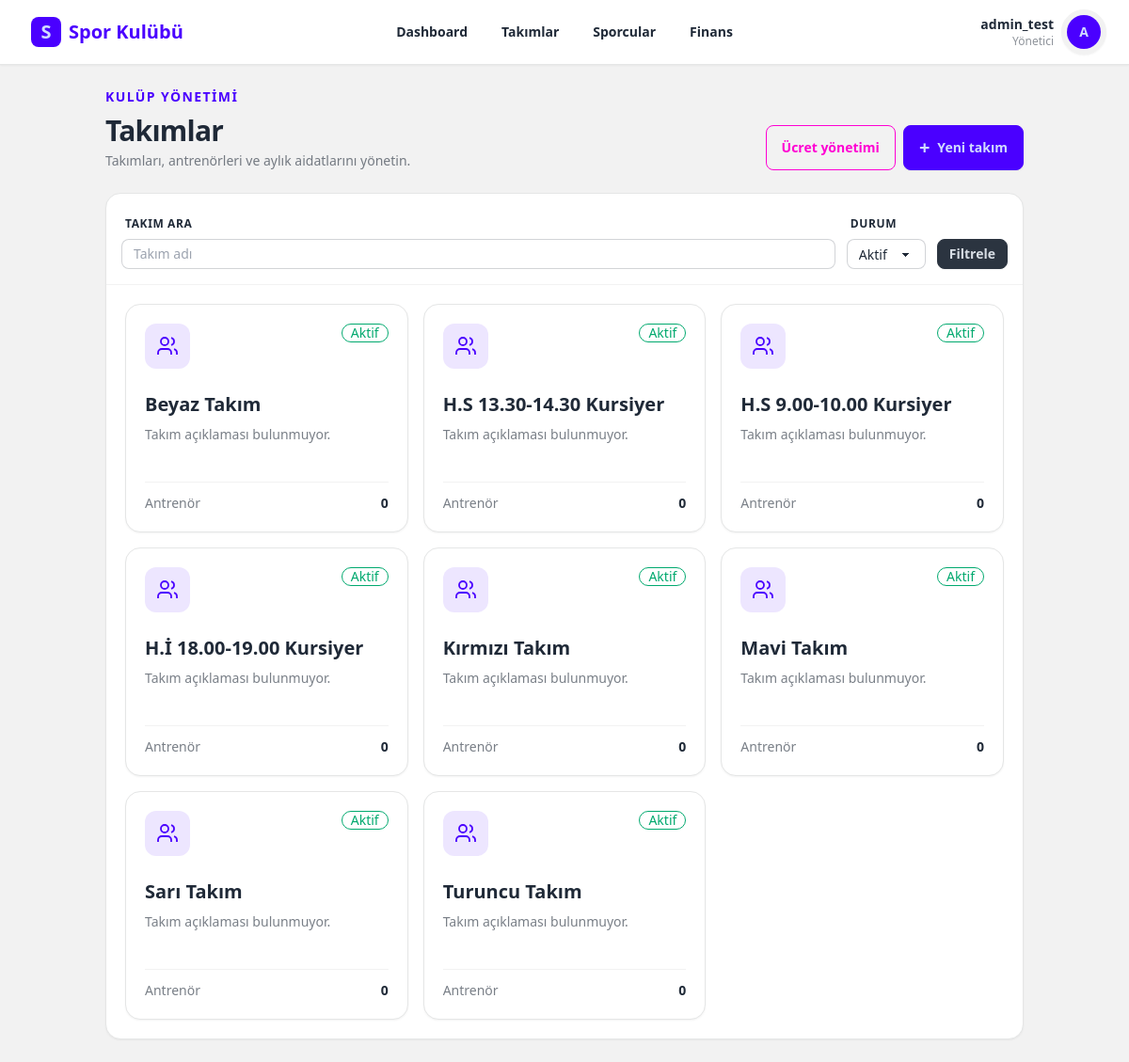
/teams/ (signed in), run on an earlier commit of the app's database.
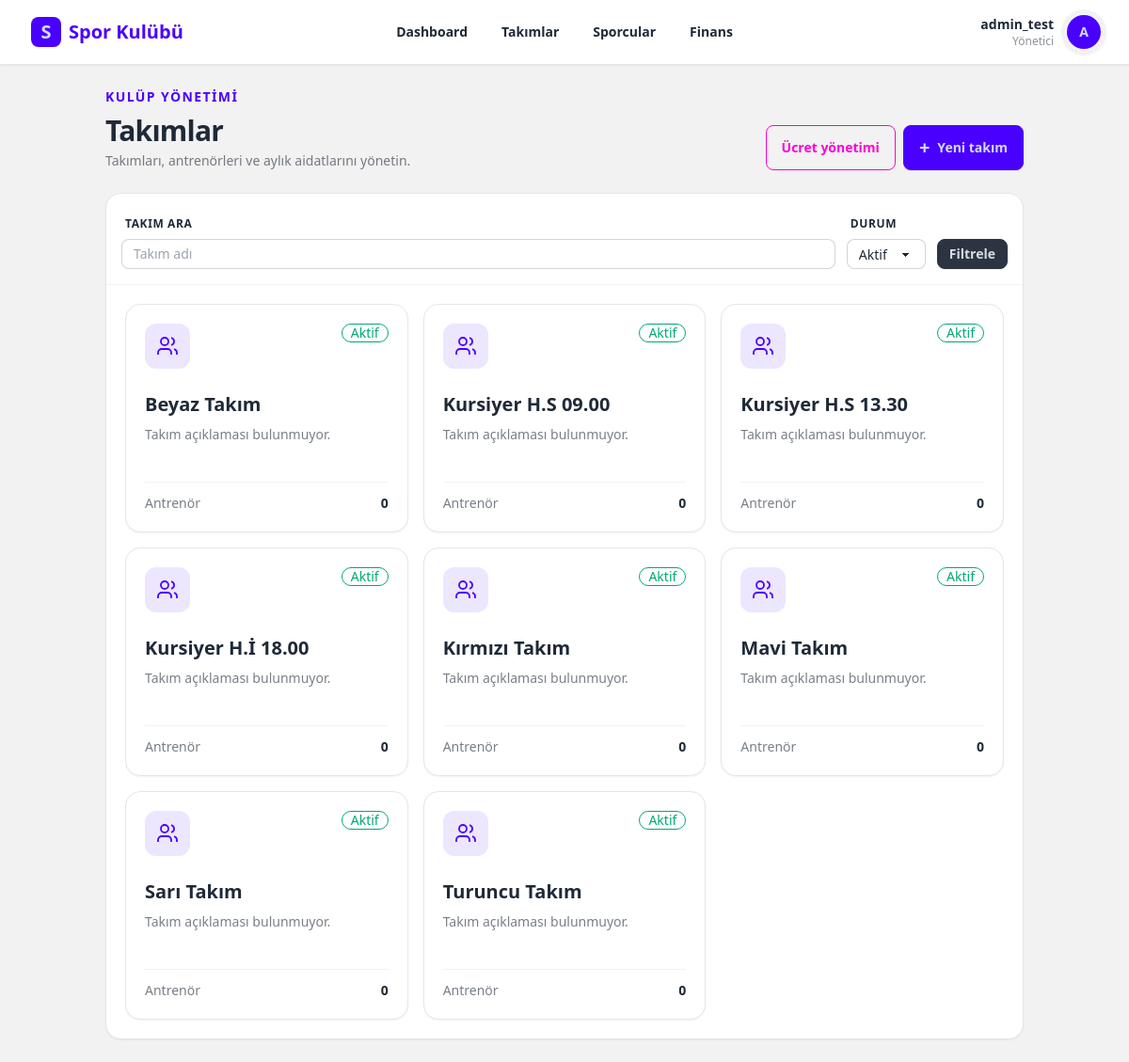
And on a later commit of the database.
### teams/models.py (models this page shows, shortened)
class Team(models.Model):
    name = models.CharField(max_length=100, verbose_name="Takım / Grup Adı")
    description = models.TextField(blank=True, null=True, verbose_name="Açıklama / Yaş Grubu")
    coaches = models.ManyToManyField(
        settings.AUTH_USER_MODEL,
        blank=True,
        limit_choices_to={'role__in': ['coach', 'club_admin']},
        related_name='assigned_teams',
        verbose_name="Sorumlu Antrenörler"
    )
    is_active = models.BooleanField(default=True, verbose_name="Aktif mi?")
    created_at = models.DateTimeField(auto_now_add=True)
    class Meta:
        verbose_name = "Takım"
        verbose_name_plural = "Takımlar"

### teams/views.py (the view)
# urls.py: path('', views.team_list, name='team-list'),
@login_required
def team_list(request):
	return render(request, 'team/team_list.html', _team_context(request))

### teams/views.py (called while the page is built)
def _team_context(request):
	query = request.GET.get('q', '').strip()
	status = request.GET.get('status', 'active')
	teams = Team.objects.prefetch_related('coaches').order_by('name')
	if query:
		teams = teams.filter(name__icontains=query)
	if status == 'active':
		teams = teams.filter(is_active=True)
	elif status == 'inactive':
		teams = teams.filter(is_active=False)
	return {
		'teams': teams,
		'query': query,
		'status': status,
	}

### templates/team/team_list.html (shortened to what this page needs)
{% extends "base.html" %}
{% block content %}
<div class="mx-auto w-full max-w-7xl space-y-6">
    <header class="flex flex-col gap-4 md:flex-row md:items-end md:justify-between">
        <div>
            <p class="mb-2 text-sm font-bold uppercase tracking-widest text-primary">Kulüp yönetimi</p>
            <h1 class="text-3xl font-black tracking-tight">Takımlar</h1>
            <p class="mt-1 text-sm text-base-content/60">Takımları, antrenörleri ve aylık aidatlarını yönetin.</p>
        </div>
        <div class="flex flex-wrap gap-2">
            <a href="{% url 'fee-management' %}" class="btn btn-outline btn-secondary">Ücret yönetimi</a>
            <button class="btn btn-primary" hx-get="{% url 'team-create' %}" hx-target="#team-modal-container" hx-swap="innerHTML">
                <span class="text-xl leading-none">+</span> Yeni takım
            </button>
        </div>
    </header>
    <section class="overflow-hidden rounded-2xl border border-base-300 bg-base-100 shadow-sm">
        <form method="get" class="grid gap-3 border-b border-base-200 p-4 md:grid-cols-[1fr_auto_auto] md:items-end">
            <label class="form-control">
                <span class="label label-text text-xs font-bold uppercase tracking-wider">Takım ara</span>
                <input type="search" name="q" value="{{ query }}" placeholder="Takım adı" class="input input-bordered input-sm">
            </label>
            <label class="form-control">
                <span class="label label-text text-xs font-bold uppercase tracking-wider">Durum</span>
                <select name="status" class="select select-bordered select-sm">
                    <option value="active" {% if status == 'active' %}selected{% endif %}>Aktif</option>
                </select>
            </label>
            <button class="btn btn-neutral btn-sm">Filtrele</button>
        </form>
        {% include 'team/partials/team_table.html' %}
    </section>
</div>
{% endblock %}

### templates/team/partials/team_table.html
<div id="team-table" class="grid gap-4 p-5 sm:grid-cols-2 lg:grid-cols-3">
    {% for team in teams %}
    <a href="{% url 'team-detail' team.pk %}" class="group card border border-base-300 bg-base-100 shadow-sm transition hover:-translate-y-1 hover:border-primary/50 hover:shadow-lg">
        <div class="card-body p-5">
            <div class="flex items-start justify-between gap-3">
                <span class="grid h-12 w-12 place-items-center rounded-xl bg-primary/10 text-primary"><svg class="h-6 w-6" viewBox="0 0 24 24" fill="none" stroke="currentColor" stroke-width="1.8"><path d="M16 21v-2a4 4 0 0 0-4-4H6a4 4 0 0 0-4 4v2"/><circle cx="9" cy="7" r="4"/><path d="M22 21v-2a4 4 0 0 0-3-3.87M16 3.13a4 4 0 0 1 0 7.75"/></svg></span>
                {% if team.is_active %}<span class="badge badge-success badge-outline">Aktif</span>{% else %}<span class="badge badge-ghost">Pasif</span>{% endif %}
            </div>
            <h2 class="mt-4 text-xl font-black">{{ team.name }}</h2>
            <p class="min-h-10 text-sm text-base-content/60">{{ team.description|default:'Takım açıklaması bulunmuyor.' }}</p>
            <div class="mt-3 flex items-center justify-between border-t border-base-200 pt-3 text-sm"><span class="text-base-content/60">Antrenör</span><span class="font-semibold">{{ team.coaches.count }}</span></div>
        </div>
    </a>
    {% empty %}<div class="col-span-full py-12 text-center text-base-content/60">Kayıt bulunamadı.</div>{% endfor %}
</div>

What changed in the data, as far as the page shows it:
changed Team: name "H.S 9.00-10.00 Kursiyer" → "Kursiyer H.S 09.00"; moves up the list
changed Team: name "H.S 13.30-14.30 Kursiyer" → "Kursiyer H.S 13.30"
changed Team: name "H.İ 18.00-19.00 Kursiyer" → "Kursiyer H.İ 18.00"
